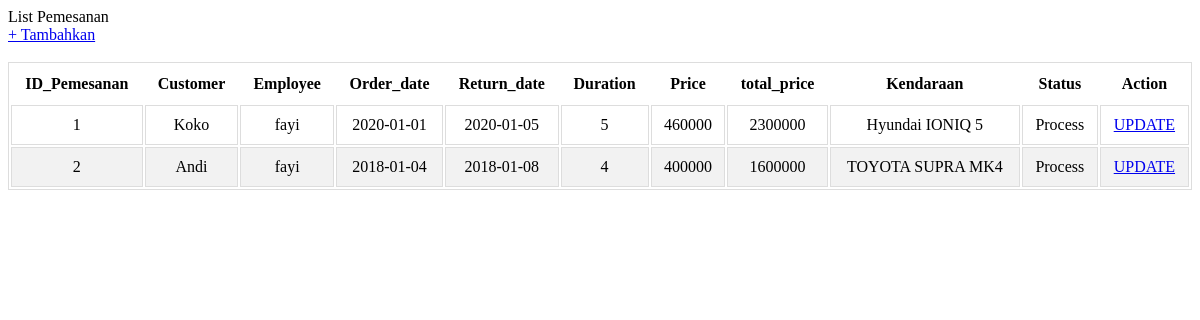
/page/master/pemesanan/list-pemesanan.php, run on the app's committed database.
### tables this page shows
CREATE TABLE `pemesanan` (
  `id_pemesanan` int(11) NOT NULL,
  `create_at` date DEFAULT NULL,
  `order_date` date DEFAULT NULL,
  `return_date` date DEFAULT NULL,
  `duration` int(11) DEFAULT NULL,
  `customer_id` int(11) NOT NULL,
  `employee_id` int(11) NOT NULL
);

CREATE TABLE `customer` (
  `id_customer` int(11) NOT NULL,
  `name_customer` varchar(100) DEFAULT NULL,
  `email` varchar(100) DEFAULT NULL,
  `phone` varchar(13) DEFAULT NULL,
  `address` varchar(255) DEFAULT NULL
);

CREATE TABLE `employee` (
  `id_employee` int(11) NOT NULL,
  `name_employee` varchar(255) DEFAULT NULL,
  `username` varchar(100) DEFAULT NULL,
  `password` varchar(50) DEFAULT NULL,
  `phone` varchar(13) DEFAULT NULL,
  `level` enum('admin','employee') DEFAULT NULL
);

CREATE TABLE `kendaraan` (
  `id_kendaraan` int(11) NOT NULL,
  `name_kendaraan` varchar(100) DEFAULT NULL,
  `transmisi` varchar(10) DEFAULT NULL,
  `color` varchar(10) DEFAULT NULL,
  `plat` varchar(10) DEFAULT NULL,
  `status` enum('ready','rented','no-available') DEFAULT 'ready',
  `price` int(11) DEFAULT NULL,
  `merk_id` int(11) NOT NULL,
  `type_id` int(11) NOT NULL
);

CREATE TABLE `detail_pemesanan` (
  `pemesanan_id` int(11) NOT NULL,
  `kendaraan_id` int(11) NOT NULL,
  `total_price` int(11) DEFAULT NULL,
  `status` int(1) DEFAULT 0
);

### page/master/pemesanan/list-pemesanan.php (the view, shortened to what this page needs)
<?php
    include('koneksi.php');
    $select_pemesanan	= mysqli_query($koneksi,
    "SELECT pemesanan.*,customer.name_customer, employee.name_employee,
    detail_pemesanan.*, kendaraan.name_kendaraan, kendaraan.price FROM pemesanan
    LEFT JOIN customer ON pemesanan.customer_id = customer.id_customer
    LEFT JOIN employee ON pemesanan.employee_id = employee.id_employee
    LEFT JOIN detail_pemesanan ON pemesanan.id_pemesanan = detail_pemesanan.pemesanan_id
    LEFT JOIN kendaraan ON detail_pemesanan.kendaraan_id = kendaraan.id_kendaraan;");
?>
<div class="list-jenis">
    <div class="row">
        <div class="col-sm-12">
            <section class="panel panel-default">
                <div class="panel panel-heading">List Pemesanan</div>
                <div class="panel panel-body">
                    <a href="index.php?page=master/pemesanan/pemesanan" class="btn btn-primary btn-md"> + Tambahkan </a>
                    <br />  <br />
                    <table id="list-pemesanan" class="table table-hover">
                        <thead>
                            <tr>
                                <th>ID_Pemesanan</th>
                                <th>Customer</th>
                                <th>Employee</th>
                                <th>Order_date</th>
                                <th>Return_date</th>
                                <th>Duration</th>
                                <th>Price</th>
                                <th>total_price</th>
                                <th>Kendaraan</th>
                                <th>Status</th>
                                <th>Action</th>
                            </tr>
                        </thead>
                        <tbody>
                            <?php
                            while($row_pemesanan = mysqli_fetch_array($select_pemesanan)){
                            ?>
                            <tr>
                                <td><?= $row_pemesanan['id_pemesanan']; ?></td>
                                <td><?= $row_pemesanan['name_customer']; ?></td>
                                <td><?= $row_pemesanan['name_employee']; ?></td>
                                <td><?= $row_pemesanan['order_date']; ?></td>
                                <td><?= $row_pemesanan['return_date']; ?></td>
                                <td><?= $row_pemesanan['duration']; ?></td>
                                <td><?= $row_pemesanan['price']; ?></td>
                                <td><?= $row_pemesanan['total_price']; ?></td>
                                <td><?= $row_pemesanan['name_kendaraan']; ?></td>
                                <td>
                                    <?php
                                    if($row_pemesanan['status'] == 1){
                                    ?> <span class="label label-success">Done</span><?php
                                    } else if($row_pemesanan['status'] == 0){
                                    ?> <span class="label label-warning">Process</span><?php
                                    } else if($row_pemesanan['status'] == 2){
                                    ?> <span class="label label-danger">Cancel</span><?php
                                    }
                                    ?>
                                </td>
                                <td>
                                    <a href="index.php?page=master/pemesanan/update-pemesanan&id=<?= $row_pemesanan['id_pemesanan']; ?>" class="btn btn-sm btn-primary"> UPDATE </a>
                                </td>
                            </tr>
                            <?php
                            }
                            ?>
                        </tbody>
                    </table>
                </div>
            </section>
        </div>
    </div>
</div>

### page/master/pemesanan/list-pemesanan.php (style rules this page uses)
table, th, td { border: 1px solid #ddd; }
table { width: 100%; }
th { font-weight: bold; border: none; }
tr:nth-child(even) { background-color: #f2f2f2; }
th, td { padding: 10px; text-align: center; }

### data on the page
pemesanan: id_pemesanan "1", customer.name_customer "Koko", employee.name_employee "fayi", order_date "2020-01-01", return_date "2020-01-05", duration "5", kendaraan.price "460000", detail_pemesanan.total_price "2300000", kendaraan.name_kendaraan "Hyundai IONIQ 5"
pemesanan: id_pemesanan "2", customer.name_customer "Andi", employee.name_employee "fayi", order_date "2018-01-04", return_date "2018-01-08", duration "4", kendaraan.price "400000", detail_pemesanan.total_price "1600000", kendaraan.name_kendaraan "TOYOTA SUPRA MK4"
